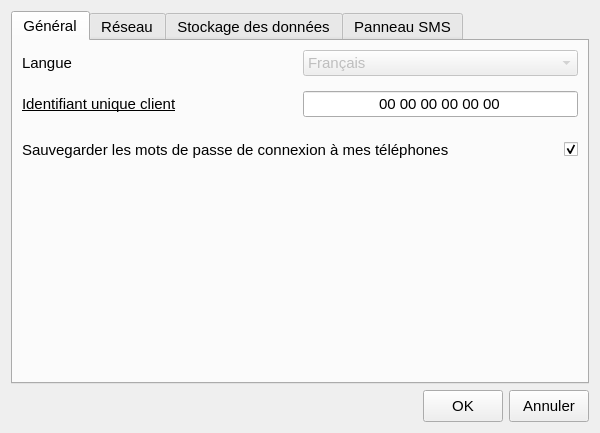
<?xml version="1.0" encoding="UTF-8"?>
<ui version="4.0">
 <class>ConfigurationDialog</class>
 <widget class="QDialog" name="ConfigurationDialog">
  <property name="geometry">
   <rect>
    <x>0</x>
    <y>0</y>
    <width>600</width>
    <height>433</height>
   </rect>
  </property>
  <property name="sizePolicy">
   <sizepolicy hsizetype="Fixed" vsizetype="Fixed">
    <horstretch>0</horstretch>
    <verstretch>0</verstretch>
   </sizepolicy>
  </property>
  <property name="font">
   <font>
    <family>Segoe UI</family>
    <pointsize>11</pointsize>
   </font>
  </property>
  <property name="windowTitle">
   <string>Configuration</string>
  </property>
  <property name="modal">
   <bool>true</bool>
  </property>
  <layout class="QVBoxLayout" name="verticalLayout">
   <item>
    <widget class="QTabWidget" name="tabWidget">
     <property name="currentIndex">
      <number>0</number>
     </property>
     <widget class="QWidget" name="GeneralTab">
      <attribute name="title">
       <string>Général</string>
      </attribute>
      <layout class="QHBoxLayout" name="horizontalLayout_3">
       <item>
        <widget class="QWidget" name="widget_4" native="true">
         <layout class="QVBoxLayout" name="verticalLayout_5">
          <property name="leftMargin">
           <number>0</number>
          </property>
          <property name="topMargin">
           <number>0</number>
          </property>
          <property name="rightMargin">
           <number>0</number>
          </property>
          <property name="bottomMargin">
           <number>0</number>
          </property>
          <item>
           <widget class="QWidget" name="widget_3" native="true">
            <layout class="QHBoxLayout" name="horizontalLayout_4">
             <property name="leftMargin">
              <number>0</number>
             </property>
             <property name="topMargin">
              <number>0</number>
             </property>
             <property name="rightMargin">
              <number>0</number>
             </property>
             <property name="bottomMargin">
              <number>0</number>
             </property>
             <item>
              <widget class="QLabel" name="label">
               <property name="text">
                <string>Langue</string>
               </property>
              </widget>
             </item>
             <item>
              <widget class="QComboBox" name="languageSelector">
               <property name="enabled">
                <bool>false</bool>
               </property>
               <property name="minimumSize">
                <size>
                 <width>150</width>
                 <height>0</height>
                </size>
               </property>
               <property name="currentIndex">
                <number>3</number>
               </property>
               <item>
                <property name="text">
                 <string>Deutsch</string>
                </property>
               </item>
               <item>
                <property name="text">
                 <string>English</string>
                </property>
               </item>
               <item>
                <property name="text">
                 <string>Español</string>
                </property>
               </item>
               <item>
                <property name="text">
                 <string>Français</string>
                </property>
               </item>
               <item>
                <property name="text">
                 <string>Italiano</string>
                </property>
               </item>
              </widget>
             </item>
            </layout>
           </widget>
          </item>
          <item>
           <widget class="QWidget" name="widget_6" native="true">
            <layout class="QHBoxLayout" name="horizontalLayout_5">
             <property name="leftMargin">
              <number>0</number>
             </property>
             <property name="rightMargin">
              <number>0</number>
             </property>
             <item>
              <widget class="QLabel" name="label_4">
               <property name="font">
                <font>
                 <underline>true</underline>
                </font>
               </property>
               <property name="cursor">
                <cursorShape>WhatsThisCursor</cursorShape>
               </property>
               <property name="toolTip">
                <string>Permet d'identifier de façon unique ce client auprès du serveur Mobii.</string>
               </property>
               <property name="text">
                <string>Identifiant unique client</string>
               </property>
              </widget>
             </item>
             <item>
              <widget class="QLineEdit" name="uidField">
               <property name="sizePolicy">
                <sizepolicy hsizetype="Preferred" vsizetype="Fixed">
                 <horstretch>0</horstretch>
                 <verstretch>0</verstretch>
                </sizepolicy>
               </property>
               <property name="minimumSize">
                <size>
                 <width>150</width>
                 <height>0</height>
                </size>
               </property>
               <property name="text">
                <string>00 00 00 00 00 00</string>
               </property>
               <property name="alignment">
                <set>Qt::AlignCenter</set>
               </property>
               <property name="readOnly">
                <bool>true</bool>
               </property>
              </widget>
             </item>
            </layout>
           </widget>
          </item>
          <item>
           <widget class="QWidget" name="widget_9" native="true">
            <layout class="QHBoxLayout" name="horizontalLayout_9">
             <property name="leftMargin">
              <number>0</number>
             </property>
             <property name="rightMargin">
              <number>0</number>
             </property>
             <item>
              <widget class="QLabel" name="label_8">
               <property name="sizePolicy">
                <sizepolicy hsizetype="Expanding" vsizetype="Preferred">
                 <horstretch>0</horstretch>
                 <verstretch>0</verstretch>
                </sizepolicy>
               </property>
               <property name="text">
                <string>Sauvegarder les mots de passe de connexion à mes téléphones</string>
               </property>
               <property name="wordWrap">
                <bool>true</bool>
               </property>
              </widget>
             </item>
             <item>
              <widget class="QCheckBox" name="savePhonePasswordsOpt">
               <property name="cursor">
                <cursorShape>PointingHandCursor</cursorShape>
               </property>
               <property name="checked">
                <bool>true</bool>
               </property>
              </widget>
             </item>
            </layout>
           </widget>
          </item>
          <item>
           <spacer name="verticalSpacer_2">
            <property name="orientation">
             <enum>Qt::Vertical</enum>
            </property>
            <property name="sizeHint" stdset="0">
             <size>
              <width>20</width>
              <height>40</height>
             </size>
            </property>
           </spacer>
          </item>
         </layout>
        </widget>
       </item>
      </layout>
     </widget>
     <widget class="QWidget" name="NetworkTab">
      <attribute name="title">
       <string>Réseau</string>
      </attribute>
      <layout class="QVBoxLayout" name="verticalLayout_2">
       <item>
        <widget class="QGroupBox" name="groupBox">
         <property name="sizePolicy">
          <sizepolicy hsizetype="Preferred" vsizetype="Fixed">
           <horstretch>0</horstretch>
           <verstretch>0</verstretch>
          </sizepolicy>
         </property>
         <property name="title">
          <string>Paramètres du serveur</string>
         </property>
         <layout class="QVBoxLayout" name="verticalLayout_3">
          <item>
           <widget class="QRadioButton" name="UseDefaultServerSettingsRadio">
            <property name="text">
             <string>Utiliser les paramètres par défaut</string>
            </property>
            <property name="checked">
             <bool>true</bool>
            </property>
           </widget>
          </item>
          <item>
           <widget class="QRadioButton" name="UseCustomServerSettingsRadio">
            <property name="text">
             <string>Paramètres personnalisés...</string>
            </property>
           </widget>
          </item>
          <item>
           <widget class="QWidget" name="CustomServerSettingsGroup" native="true">
            <property name="enabled">
             <bool>false</bool>
            </property>
            <layout class="QVBoxLayout" name="verticalLayout_4">
             <property name="spacing">
              <number>0</number>
             </property>
             <property name="topMargin">
              <number>0</number>
             </property>
             <property name="rightMargin">
              <number>0</number>
             </property>
             <property name="bottomMargin">
              <number>0</number>
             </property>
             <item>
              <widget class="QWidget" name="widget" native="true">
               <layout class="QHBoxLayout" name="horizontalLayout">
                <item>
                 <widget class="QLabel" name="label_2">
                  <property name="minimumSize">
                   <size>
                    <width>100</width>
                    <height>0</height>
                   </size>
                  </property>
                  <property name="font">
                   <font>
                    <underline>true</underline>
                   </font>
                  </property>
                  <property name="cursor">
                   <cursorShape>WhatsThisCursor</cursorShape>
                  </property>
                  <property name="toolTip">
                   <string>Adresse IP du serveur Mobii sur lequel vous souhaitez vous connecter</string>
                  </property>
                  <property name="text">
                   <string>Adresse</string>
                  </property>
                 </widget>
                </item>
                <item>
                 <widget class="QLineEdit" name="ServerAddressField">
                  <property name="inputMask">
                   <string>000.000.000.000;_</string>
                  </property>
                 </widget>
                </item>
                <item>
                 <spacer name="horizontalSpacer">
                  <property name="orientation">
                   <enum>Qt::Horizontal</enum>
                  </property>
                  <property name="sizeHint" stdset="0">
                   <size>
                    <width>40</width>
                    <height>20</height>
                   </size>
                  </property>
                 </spacer>
                </item>
               </layout>
              </widget>
             </item>
             <item>
              <widget class="QWidget" name="widget_2" native="true">
               <layout class="QHBoxLayout" name="horizontalLayout_2">
                <item>
                 <widget class="QLabel" name="label_3">
                  <property name="minimumSize">
                   <size>
                    <width>100</width>
                    <height>0</height>
                   </size>
                  </property>
                  <property name="font">
                   <font>
                    <underline>true</underline>
                   </font>
                  </property>
                  <property name="cursor">
                   <cursorShape>WhatsThisCursor</cursorShape>
                  </property>
                  <property name="toolTip">
                   <string>Port TCP utilisé pour établir une connexion au serveur</string>
                  </property>
                  <property name="text">
                   <string>Port TCP</string>
                  </property>
                 </widget>
                </item>
                <item>
                 <widget class="QLineEdit" name="ServerPortField">
                  <property name="inputMask">
                   <string>D0000</string>
                  </property>
                 </widget>
                </item>
                <item>
                 <spacer name="horizontalSpacer_2">
                  <property name="orientation">
                   <enum>Qt::Horizontal</enum>
                  </property>
                  <property name="sizeHint" stdset="0">
                   <size>
                    <width>0</width>
                    <height>0</height>
                   </size>
                  </property>
                 </spacer>
                </item>
               </layout>
              </widget>
             </item>
             <item>
              <widget class="QWidget" name="widget_8" native="true">
               <layout class="QHBoxLayout" name="horizontalLayout_7">
                <item>
                 <widget class="QLabel" name="label_6">
                  <property name="minimumSize">
                   <size>
                    <width>100</width>
                    <height>0</height>
                   </size>
                  </property>
                  <property name="font">
                   <font>
                    <underline>true</underline>
                   </font>
                  </property>
                  <property name="cursor">
                   <cursorShape>WhatsThisCursor</cursorShape>
                  </property>
                  <property name="toolTip">
                   <string>Port TCP utilisé pour accepter les connexions directes du téléphone.
Disponible lorsque ce client et le téléphone sont situés sur le meme réseau local.</string>
                  </property>
                  <property name="text">
                   <string>Port d'écoute
locale</string>
                  </property>
                 </widget>
                </item>
                <item>
                 <widget class="QLineEdit" name="DirectConnectionPortField">
                  <property name="inputMask">
                   <string>D0000</string>
                  </property>
                 </widget>
                </item>
                <item>
                 <spacer name="horizontalSpacer_3">
                  <property name="orientation">
                   <enum>Qt::Horizontal</enum>
                  </property>
                  <property name="sizeHint" stdset="0">
                   <size>
                    <width>40</width>
                    <height>20</height>
                   </size>
                  </property>
                 </spacer>
                </item>
               </layout>
              </widget>
             </item>
             <item>
              <widget class="QWidget" name="widget_5" native="true">
               <layout class="QVBoxLayout" name="verticalLayout_6">
                <item>
                 <widget class="QCheckBox" name="UseSslCheckBox">
                  <property name="font">
                   <font>
                    <underline>true</underline>
                   </font>
                  </property>
                  <property name="cursor">
                   <cursorShape>WhatsThisCursor</cursorShape>
                  </property>
                  <property name="toolTip">
                   <string>Une connexion sécurisée par SSL garantit la confidentialité de vos données.
Ne désactivez cette option qu'en cas de nécéssité.</string>
                  </property>
                  <property name="text">
                   <string>Utiliser une connexion cryptée SSL</string>
                  </property>
                  <property name="checked">
                   <bool>true</bool>
                  </property>
                 </widget>
                </item>
               </layout>
              </widget>
             </item>
            </layout>
           </widget>
          </item>
         </layout>
        </widget>
       </item>
       <item>
        <spacer name="verticalSpacer">
         <property name="orientation">
          <enum>Qt::Vertical</enum>
         </property>
         <property name="sizeHint" stdset="0">
          <size>
           <width>20</width>
           <height>40</height>
          </size>
         </property>
        </spacer>
       </item>
      </layout>
     </widget>
     <widget class="QWidget" name="StorageTab">
      <attribute name="title">
       <string>Stockage des données</string>
      </attribute>
      <layout class="QVBoxLayout" name="verticalLayout_7">
       <item>
        <widget class="QGroupBox" name="groupBox_2">
         <property name="title">
          <string>Données utilisateur</string>
         </property>
         <property name="alignment">
          <set>Qt::AlignLeading|Qt::AlignLeft|Qt::AlignTop</set>
         </property>
         <layout class="QVBoxLayout" name="verticalLayout_8">
          <item>
           <widget class="QLabel" name="label_5">
            <property name="text">
             <string>Mobii enregistrera les données des téléphones de chaque utilisateur dans le dossier suivant :</string>
            </property>
            <property name="alignment">
             <set>Qt::AlignLeading|Qt::AlignLeft|Qt::AlignTop</set>
            </property>
            <property name="wordWrap">
             <bool>true</bool>
            </property>
           </widget>
          </item>
          <item>
           <widget class="QWidget" name="widget_7" native="true">
            <layout class="QHBoxLayout" name="horizontalLayout_6">
             <property name="leftMargin">
              <number>0</number>
             </property>
             <property name="topMargin">
              <number>0</number>
             </property>
             <property name="rightMargin">
              <number>0</number>
             </property>
             <property name="bottomMargin">
              <number>0</number>
             </property>
             <item>
              <widget class="QLineEdit" name="userStorageDirField">
               <property name="readOnly">
                <bool>true</bool>
               </property>
               <property name="placeholderText">
                <string>&lt;dossier non spécifié&gt;</string>
               </property>
              </widget>
             </item>
             <item>
              <widget class="QPushButton" name="selectStorageDirectoryBtn">
               <property name="sizePolicy">
                <sizepolicy hsizetype="Minimum" vsizetype="Preferred">
                 <horstretch>0</horstretch>
                 <verstretch>0</verstretch>
                </sizepolicy>
               </property>
               <property name="toolTip">
                <string>Choisir un répertoire</string>
               </property>
               <property name="icon">
                <iconset resource="mobii.qrc">
                 <normaloff>:/buttons/Resources/more.png</normaloff>:/buttons/Resources/more.png</iconset>
               </property>
              </widget>
             </item>
             <item>
              <widget class="QPushButton" name="setUserStorageDirToDefaultBtn">
               <property name="sizePolicy">
                <sizepolicy hsizetype="Minimum" vsizetype="Preferred">
                 <horstretch>0</horstretch>
                 <verstretch>0</verstretch>
                </sizepolicy>
               </property>
               <property name="toolTip">
                <string>Réinitialise le répertoire de stockage par défaut</string>
               </property>
               <property name="text">
                <string>Par défaut</string>
               </property>
              </widget>
             </item>
            </layout>
           </widget>
          </item>
         </layout>
        </widget>
       </item>
       <item>
        <spacer name="verticalSpacer_3">
         <property name="orientation">
          <enum>Qt::Vertical</enum>
         </property>
         <property name="sizeHint" stdset="0">
          <size>
           <width>20</width>
           <height>40</height>
          </size>
         </property>
        </spacer>
       </item>
      </layout>
     </widget>
     <widget class="QWidget" name="SmsTab">
      <attribute name="title">
       <string>Panneau SMS</string>
      </attribute>
      <layout class="QVBoxLayout" name="verticalLayout_9">
       <item>
        <widget class="QFrame" name="frame_9">
         <property name="frameShape">
          <enum>QFrame::Box</enum>
         </property>
         <property name="frameShadow">
          <enum>QFrame::Sunken</enum>
         </property>
         <layout class="QVBoxLayout" name="verticalLayout_10">
          <item>
           <widget class="QLabel" name="label_7">
            <property name="text">
             <string>Nombre de messages à afficher en une fois dans un fil de discussion :</string>
            </property>
           </widget>
          </item>
          <item>
           <widget class="QWidget" name="nbSmsToDisplayArea" native="true">
            <layout class="QHBoxLayout" name="horizontalLayout_8">
             <item>
              <widget class="QRadioButton" name="radioButton5">
               <property name="text">
                <string>5</string>
               </property>
               <property name="checked">
                <bool>true</bool>
               </property>
              </widget>
             </item>
             <item>
              <widget class="QRadioButton" name="radioButton10">
               <property name="text">
                <string>10</string>
               </property>
              </widget>
             </item>
             <item>
              <widget class="QRadioButton" name="radioButton15">
               <property name="text">
                <string>15</string>
               </property>
              </widget>
             </item>
             <item>
              <widget class="QRadioButton" name="radioButton20">
               <property name="text">
                <string>20</string>
               </property>
              </widget>
             </item>
             <item>
              <widget class="QRadioButton" name="radioButton30">
               <property name="text">
                <string>30</string>
               </property>
              </widget>
             </item>
             <item>
              <spacer name="horizontalSpacer_4">
               <property name="orientation">
                <enum>Qt::Horizontal</enum>
               </property>
               <property name="sizeHint" stdset="0">
                <size>
                 <width>40</width>
                 <height>20</height>
                </size>
               </property>
              </spacer>
             </item>
            </layout>
           </widget>
          </item>
         </layout>
        </widget>
       </item>
       <item>
        <spacer name="verticalSpacer_4">
         <property name="orientation">
          <enum>Qt::Vertical</enum>
         </property>
         <property name="sizeHint" stdset="0">
          <size>
           <width>20</width>
           <height>40</height>
          </size>
         </property>
        </spacer>
       </item>
      </layout>
     </widget>
    </widget>
   </item>
   <item>
    <layout class="QHBoxLayout">
     <property name="spacing">
      <number>6</number>
     </property>
     <property name="leftMargin">
      <number>0</number>
     </property>
     <property name="topMargin">
      <number>0</number>
     </property>
     <property name="rightMargin">
      <number>0</number>
     </property>
     <property name="bottomMargin">
      <number>0</number>
     </property>
     <item>
      <spacer>
       <property name="orientation">
        <enum>Qt::Horizontal</enum>
       </property>
       <property name="sizeHint" stdset="0">
        <size>
         <width>131</width>
         <height>31</height>
        </size>
       </property>
      </spacer>
     </item>
     <item>
      <widget class="QPushButton" name="okButton">
       <property name="minimumSize">
        <size>
         <width>0</width>
         <height>32</height>
        </size>
       </property>
       <property name="cursor">
        <cursorShape>PointingHandCursor</cursorShape>
       </property>
       <property name="text">
        <string>OK</string>
       </property>
      </widget>
     </item>
     <item>
      <widget class="QPushButton" name="cancelButton">
       <property name="minimumSize">
        <size>
         <width>0</width>
         <height>32</height>
        </size>
       </property>
       <property name="cursor">
        <cursorShape>PointingHandCursor</cursorShape>
       </property>
       <property name="text">
        <string>Annuler</string>
       </property>
      </widget>
     </item>
    </layout>
   </item>
  </layout>
 </widget>
 <resources>
  <include location="mobii.qrc"/>
 </resources>
 <connections>
  <connection>
   <sender>cancelButton</sender>
   <signal>clicked()</signal>
   <receiver>ConfigurationDialog</receiver>
   <slot>reject()</slot>
   <hints>
    <hint type="sourcelabel">
     <x>589</x>
     <y>361</y>
    </hint>
    <hint type="destinationlabel">
     <x>179</x>
     <y>282</y>
    </hint>
   </hints>
  </connection>
 </connections>
</ui>
